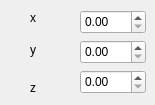
    <widget class="QWidget" name="tab_2">
     <attribute name="title">
      <string>rotate</string>
     </attribute>
     <widget class="QDoubleSpinBox" name="rotateX">
      <property name="geometry">
       <rect>
        <x>80</x>
        <y>10</y>
        <width>66</width>
        <height>24</height>
       </rect>
      </property>
     </widget>
     <widget class="QDoubleSpinBox" name="rotateY">
      <property name="geometry">
       <rect>
        <x>80</x>
        <y>40</y>
        <width>66</width>
        <height>24</height>
       </rect>
      </property>
     </widget>
     <widget class="QDoubleSpinBox" name="rotateZ">
      <property name="geometry">
       <rect>
        <x>80</x>
        <y>70</y>
        <width>66</width>
        <height>24</height>
       </rect>
      </property>
     </widget>
     <widget class="QLabel" name="label_24">
      <property name="geometry">
       <rect>
        <x>30</x>
        <y>10</y>
        <width>31</width>
        <height>16</height>
       </rect>
      </property>
      <property name="text">
       <string>x</string>
      </property>
     </widget>
     <widget class="QLabel" name="label_27">
      <property name="geometry">
       <rect>
        <x>30</x>
        <y>40</y>
        <width>51</width>
        <height>20</height>
       </rect>
      </property>
      <property name="text">
       <string>y</string>
      </property>
     </widget>
     <widget class="QLabel" name="label_28">
      <property name="geometry">
       <rect>
        <x>30</x>
        <y>80</y>
        <width>59</width>
        <height>16</height>
       </rect>
      </property>
      <property name="text">
       <string>z</string>
      </property>
     </widget>
    </widget>
